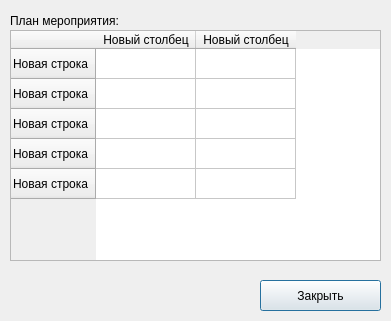
<?xml version="1.0" encoding="UTF-8"?>
<ui version="4.0">
 <class>ShowPlanWindow</class>
 <widget class="QDialog" name="ShowPlanWindow">
  <property name="geometry">
   <rect>
    <x>0</x>
    <y>0</y>
    <width>391</width>
    <height>321</height>
   </rect>
  </property>
  <property name="windowTitle">
   <string>Dialog</string>
  </property>
  <widget class="QTableWidget" name="tableWidget">
   <property name="geometry">
    <rect>
     <x>10</x>
     <y>30</y>
     <width>371</width>
     <height>231</height>
    </rect>
   </property>
   <row>
    <property name="text">
     <string>Новая строка</string>
    </property>
   </row>
   <row>
    <property name="text">
     <string>Новая строка</string>
    </property>
   </row>
   <row>
    <property name="text">
     <string>Новая строка</string>
    </property>
   </row>
   <row>
    <property name="text">
     <string>Новая строка</string>
    </property>
   </row>
   <row>
    <property name="text">
     <string>Новая строка</string>
    </property>
   </row>
   <column>
    <property name="text">
     <string>Новый столбец</string>
    </property>
   </column>
   <column>
    <property name="text">
     <string>Новый столбец</string>
    </property>
   </column>
  </widget>
  <widget class="QLabel" name="label">
   <property name="geometry">
    <rect>
     <x>10</x>
     <y>10</y>
     <width>371</width>
     <height>21</height>
    </rect>
   </property>
   <property name="text">
    <string>План мероприятия:</string>
   </property>
  </widget>
  <widget class="QPushButton" name="pushButton">
   <property name="geometry">
    <rect>
     <x>260</x>
     <y>280</y>
     <width>121</width>
     <height>31</height>
    </rect>
   </property>
   <property name="cursor">
    <cursorShape>PointingHandCursor</cursorShape>
   </property>
   <property name="text">
    <string>Закрыть</string>
   </property>
  </widget>
 </widget>
 <resources/>
 <connections/>
</ui>
